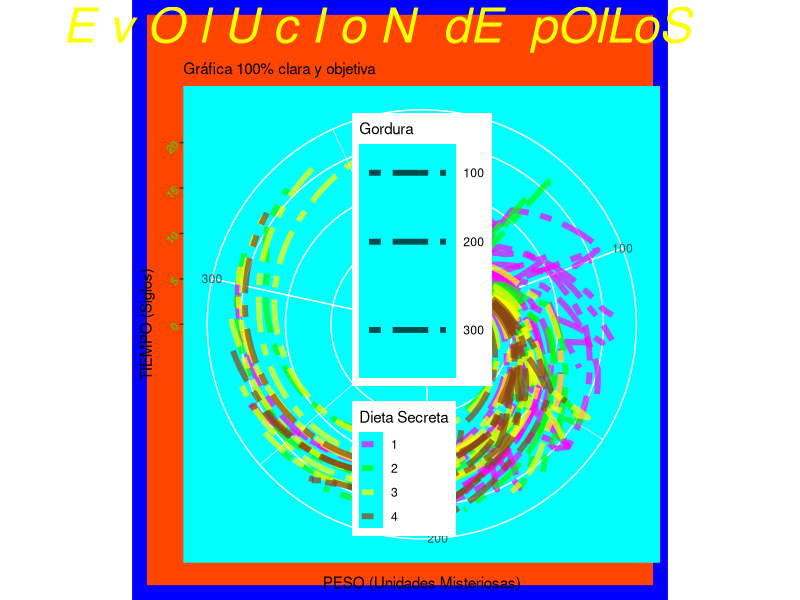

Recreate this plot in R.
library(tidyverse)
pollos <- ChickWeight

pollos |>
  ggplot(aes(x = weight, y = Time, color = Diet, size = weight)) +
  geom_line(aes(group = Chick), linetype = "twodash", linewidth = 2, alpha = 0.7) +
  scale_color_manual(values = c("#FF00FF", "#00FF00", "#FFFF00", "#8B4513")) +
  scale_size_continuous(range = c(3, 25)) + 
  labs(
    title = "E v O l U c I o N  dE  pOlLoS",
    subtitle = "Gráfica 100% clara y objetiva",
    x = "PESO (Unidades Misteriosas)",
    y = "TIEMPO (Siglos)",
    color = "Dieta Secreta",
    size = "Gordura"
  ) +
  theme(
    plot.background = element_rect(fill = "#FF4500", color = "blue", linewidth = 10),
    panel.background = element_rect(fill = "#00FFFF"),
    axis.text.y = element_text(angle = 42, color = "green", size = 8),
    plot.title = element_text(size = 35, color = "yellow", face = "italic", hjust = 0.8),
    legend.position = c(0.5, 0.5) 
  ) +
  coord_polar()
